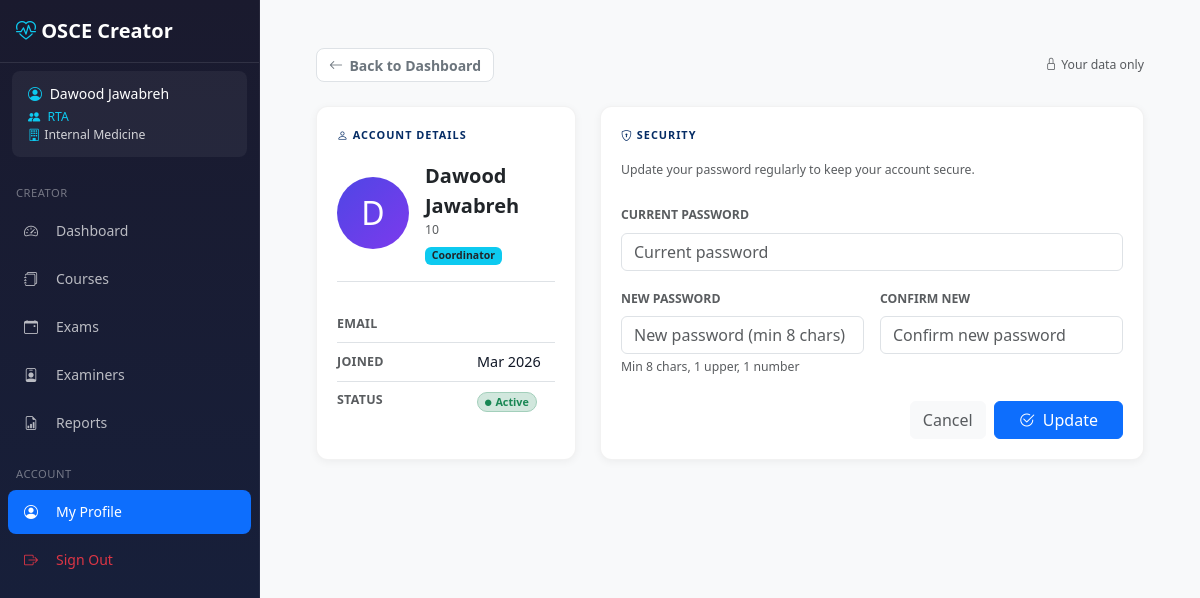
/profile/ (signed in), run on the app's committed database.
### core/models/examiner.py (models this page shows, shortened)
class Examiner(AbstractBaseUser, PermissionsMixin, TimestampMixin):
    ROLE_EXAMINER    = 'examiner'
    ROLE_COORDINATOR = 'coordinator'
    ROLE_ADMIN       = 'admin'
    ROLE_CHOICES = [
        (ROLE_EXAMINER,    'Examiner'),
        (ROLE_COORDINATOR, 'Coordinator'),
        (ROLE_ADMIN,       'Admin'),
    ]
    POSITION_HEAD      = 'head'
    POSITION_RTA       = 'rta'
    POSITION_ORGANIZER = 'organizer'
    POSITION_CHOICES = [
        (POSITION_HEAD,      'Head'),
        (POSITION_RTA,       'RTA'),
        (POSITION_ORGANIZER, 'Organizer'),
    ]
    id = models.AutoField(primary_key=True)
    username = models.CharField(max_length=80, unique=True)
    email = models.EmailField(max_length=120, blank=True, default='')
    full_name = models.CharField(max_length=150)
    title = models.CharField(max_length=20, blank=True, default='')  # Dr., Prof.
    department = models.CharField(max_length=100, blank=True, default='')
    coordinator_department = models.ForeignKey(
        'core.Department',
        null=True, blank=True,
        on_delete=models.SET_NULL,
        related_name='coordinators',
        db_index=True,
    )
    coordinator_position = models.CharField(
        max_length=10,
        choices=POSITION_CHOICES,
        blank=True, default='',
    )
    role = models.CharField(max_length=20, choices=ROLE_CHOICES, default=ROLE_EXAMINER)
    is_active = models.BooleanField(default=True)
    is_staff = models.BooleanField(default=False)
    is_deleted = models.BooleanField(default=False)
    deleted_at = models.DateTimeField(null=True, blank=True)
    objects = ExaminerManager()
    USERNAME_FIELD = 'username'
    REQUIRED_FIELDS = ['full_name']
    class Meta:
        db_table = 'examiners'
        verbose_name = 'Examiner'
        verbose_name_plural = 'Examiners'
        constraints = [
            models.CheckConstraint(
                condition=models.Q(
                    models.Q(role='coordinator', _negated=True)
                ) | models.Q(coordinator_department__isnull=False),
                name='coordinator_must_have_department',
            ),
            models.CheckConstraint(
                condition=models.Q(
                    models.Q(role='coordinator', _negated=True)
                ) | ~models.Q(coordinator_position=''),
                name='coordinator_must_have_position',
            ),
            models.CheckConstraint(
                condition=models.Q(role='coordinator') | models.Q(
                    coordinator_department__isnull=True,
                    coordinator_position='',
                ),
                name='non_coordinator_no_dept_fields',
            ),
        ]
    @property
    def display_name(self):
        if self.title:
            return f"{self.title} {self.full_name}"
        return self.full_name

### core/models/department.py (models this page shows, shortened)
class Department(TimestampMixin):
    name = models.CharField(max_length=150, unique=True)
    class Meta:
        db_table = 'departments'
        ordering = ['name']
        verbose_name = 'Department'
        verbose_name_plural = 'Departments'

### core/views.py (the view, shortened to what this page needs)
# urls.py: path('profile/', profile_view, name='profile'),
@login_required
@never_cache
def profile_view(request):
    user = request.user
    password_form = UserPasswordChangeForm(user=user)
    if user.is_superuser or getattr(user, 'role', None) in ('admin', 'coordinator'):
        base_template = 'creator/base_creator.html'
        home_url = '/creator/'
        is_examiner_view = False
    else:
        base_template = 'examiner/base_examiner.html'
        home_url = '/examiner/home/'
        is_examiner_view = True
    account_created = None
    if user.created_at:
        from datetime import datetime, timezone as dt_timezone
        account_created = datetime.fromtimestamp(user.created_at, tz=dt_timezone.utc)
    return render(request, 'profile.html', {
        'password_form': password_form,
        'base_template': base_template,
        'account_created': account_created,
        'home_url': home_url,
        'is_examiner_view': is_examiner_view,
    })
    return render(request, 'force_change_password.html', {'form': form})

### templates/profile.html (shortened to what this page needs)
{% extends base_template %}
{% block content %}
<div class="container-fluid py-4 px-4 profile-page">
    {% if is_examiner_view %}
    <div class="d-flex align-items-center justify-content-between mb-4 pb-3 border-bottom">
        <div>
            <h4 class="mb-1 fw-bold text-primary"><i class="bi bi-person-gear me-2"></i>My Profile</h4>
            <p class="text-muted mb-0 small">Manage your specialist account settings</p>
        </div>
        <a href="{{ home_url }}" class="btn btn-outline-primary btn-sm">
            <i class="bi bi-house me-1"></i> Home
        </a>
    </div>
    {% else %}
    <div class="profile-backbar">
        <a href="{{ home_url }}" class="back-btn">
            <i class="bi bi-arrow-left"></i> Back to Dashboard
        </a>
        <span class="text-muted small"><i class="bi bi-lock me-1"></i>Your data only</span>
    </div>
    {% endif %}
    <div class="row g-4 {% if is_examiner_view %}justify-content-center{% endif %}">
        <div class="col-12 col-lg-4">
            <div class="stat-card h-100 {% if is_examiner_view %}shadow-sm border-0{% endif %}">
                <p class="section-label text-primary-emphasis"><i class="bi bi-person me-1"></i>Account Details</p>
                <div class="d-flex align-items-center gap-3 mb-4 pb-3 border-bottom">
                    <div class="avatar-wrap {% if is_examiner_view %}bg-gradient-primary{% endif %}">
                        <span class="fs-2">{{ request.user.display_name|slice:":1"|upper }}</span>
                    </div>
                    <div>
                        <div class="fw-bold fs-5">{{ request.user.display_name }}</div>
                        <div class="text-muted small">{{ request.user.username }}</div>
                        <div class="mt-1">
                            {% if request.user.is_superuser %}
                                <span class="badge bg-danger">Superuser</span>
                            {% elif request.user.role == 'admin' %}
                                <span class="badge bg-warning text-dark">Admin</span>
                            {% elif request.user.role == 'coordinator' %}
                                <span class="badge bg-info text-dark">Coordinator</span>
                            {% else %}
                                <span class="badge bg-primary">Examiner</span>
                            {% endif %}
                        </div>
                    </div>
                </div>
                <div class="info-row border-bottom py-2">
                    <span class="info-label text-muted small fw-bold">EMAIL</span>
                </div>
                <div class="info-row border-bottom py-2">
                    <span class="info-label text-muted small fw-bold">JOINED</span>
                    <span class="info-value ms-auto">
                        {% if account_created %}{{ account_created|date:"M Y" }}{% else %}—{% endif %}
                    </span>
                </div>
                <div class="info-row py-2">
                    <span class="info-label text-muted small fw-bold">STATUS</span>
                    <span class="info-value ms-auto">
                        <span class="badge bg-success-subtle text-success border border-success-subtle rounded-pill">
                            <i class="bi bi-circle-fill me-1" style="font-size:0.4rem;"></i>Active
                        </span>
                    </span>
                </div>
            </div>
        </div>
        <div class="col-12 col-lg-8">
            <div class="stat-card h-100 {% if is_examiner_view %}shadow-sm border-0{% endif %}">
                <p class="section-label text-primary-emphasis"><i class="bi bi-shield-lock me-1"></i>Security</p>
                <p class="text-muted small mb-4">
                    Update your password regularly to keep your account secure.
                </p>
                <form method="POST" novalidate>
                    <div class="row g-3">
                        <div class="col-12">
                            <label class="form-label fw-bold small text-muted">CURRENT PASSWORD</label>
                            {{ password_form.current_password }}
                        </div>
                        <div class="col-md-6">
                            <label class="form-label fw-bold small text-muted">NEW PASSWORD</label>
                            {{ password_form.new_password }}
                            {% if password_form.new_password.errors %}
                            <div class="text-danger small mt-1">
                                {{ password_form.new_password.errors.0 }}
                            </div>
                            {% else %}
                            <div class="form-text small text-muted">Min 8 chars, 1 upper, 1 number</div>
                            {% endif %}
                        </div>
                        <div class="col-md-6">
                            <label class="form-label fw-bold small text-muted">CONFIRM NEW</label>
                            {{ password_form.confirm_new_password }}
                        </div>
                        <div class="col-12 mt-4 d-flex gap-2 justify-content-end">
                            <a href="{{ home_url }}" class="btn btn-light text-muted">Cancel</a>
                            <button type="submit" class="btn btn-primary px-4">
                                <i class="bi bi-check2-circle me-1"></i> Update
                            </button>
                        </div>
                    </div>
                </form>
            </div>
        </div>
    </div>
</div>
{% endblock %}

### templates/creator/base_creator.html (shortened to what this page needs)
{% load static %}
<!DOCTYPE html>
<html lang="en">
<head>
    <link href="https://cdn.jsdelivr.net/npm/bootstrap@5.3.2/dist/css/bootstrap.min.css" rel="stylesheet">
    <link href="https://cdn.jsdelivr.net/npm/bootstrap-icons@1.11.1/font/bootstrap-icons.css" rel="stylesheet">
    <link href="{% static 'css/creator.css' %}" rel="stylesheet">
</head>
<body>
    <nav id="creatorSidebar"
         class="sidebar offcanvas-lg offcanvas-start"
         tabindex="-1"
         aria-labelledby="sidebarLabel">
        <div class="offcanvas-body d-flex flex-column p-0">
            <div class="brand d-none d-lg-block">
                <i class="bi bi-heart-pulse"></i> OSCE Creator
            </div>
            {% if user.is_authenticated %}
            <div class="user-info">
                <div><i class="bi bi-person-circle me-1"></i> <span class="user-name">{{ user.display_name|default:user.username }}</span></div>
                <small class="d-block mt-1">
                    {% if user.is_superuser %}
                    <span style="color:#e879f9;"><i class="bi bi-stars me-1"></i>Superuser</span>
                    {% elif user.role == 'admin' %}
                    <span style="color:#f0c040;"><i class="bi bi-shield-fill me-1"></i>Admin</span>
                    {% elif user.role == 'coordinator' %}
                    <span style="color:#0dcaf0;"><i class="bi bi-people-fill me-1"></i>
                        {% if user.coordinator_position == 'head' %}Head
                        {% elif user.coordinator_position == 'rta' %}RTA
                        {% elif user.coordinator_position == 'organizer' %}Organizer
                        {% else %}Coordinator{% endif %}
                    </span>
                    {% else %}
                    <span class="text-muted">Examiner</span>
                    {% endif %}
                    {% if user.coordinator_department %}<br><i class="bi bi-building me-1"></i>{{ user.coordinator_department.name }}{% endif %}
                </small>
            </div>
            {% endif %}
            <div class="nav-section">Creator</div>
            <ul class="nav flex-column">
                <li class="nav-item">
                    <a class="nav-link {% if '/creator/' in request.path and request.path == '/creator/' or request.path == '/creator' %}active{% endif %}"
                       href="{% url 'creator:dashboard' %}">
                        <i class="bi bi-speedometer2"></i> Dashboard
                    </a>
                </li>
                <li class="nav-item">
                    <a class="nav-link {% if '/creator/courses' in request.path %}active{% endif %}"
                       href="{% url 'creator:course_list' %}">
                        <i class="bi bi-journals"></i> Courses
                    </a>
                </li>
                <li class="nav-item">
                    <a class="nav-link {% if '/creator/exams' in request.path %}active{% endif %}"
                       href="{% url 'creator:exam_list' %}">
                        <i class="bi bi-calendar-event"></i> Exams
                    </a>
                </li>
                <li class="nav-item">
                    <a class="nav-link {% if '/creator/examiners' in request.path %}active{% endif %}"
                       href="{% url 'creator:examiner_list' %}">
                        <i class="bi bi-person-badge"></i> Examiners
                    </a>
                </li>
                <li class="nav-item">
                    <a class="nav-link {% if '/creator/reports' in request.path %}active{% endif %}"
                       href="{% url 'creator:reports_index' %}">
                        <i class="bi bi-file-earmark-bar-graph"></i> Reports
                    </a>
                </li>
            </ul>
            <div class="mt-auto">
                <div class="nav-section">Account</div>
                <ul class="nav flex-column mb-3">
                    <li class="nav-item">
                        <a class="nav-link {% if request.path == '/profile/' %}active{% endif %}" href="{% url 'profile' %}">
                            <i class="bi bi-person-circle"></i> My Profile
                        </a>
                    </li>
                    <li class="nav-item">
                        <a class="nav-link text-danger" href="{% url 'creator:logout' %}">
                            <i class="bi bi-box-arrow-right"></i> Sign Out
                        </a>
                    </li>
                </ul>
            </div>
        </div>
    </nav>
    <main class="main-content">
        <div class="toast-container position-fixed top-0 end-0 p-3" style="z-index: 9999;">
        </div>
        {% block content %}{% endblock %}
    </main>
</body>
</html>

### data on the page
Examiner: display_name "Dawood Jawabreh", coordinator_department.name "Internal Medicine", user.display_name "D", user.display_name "Dawood Jawabreh", user.username "10"

### other printed values
{{ account_created|date:"M Y" }} "Mar 2026"
